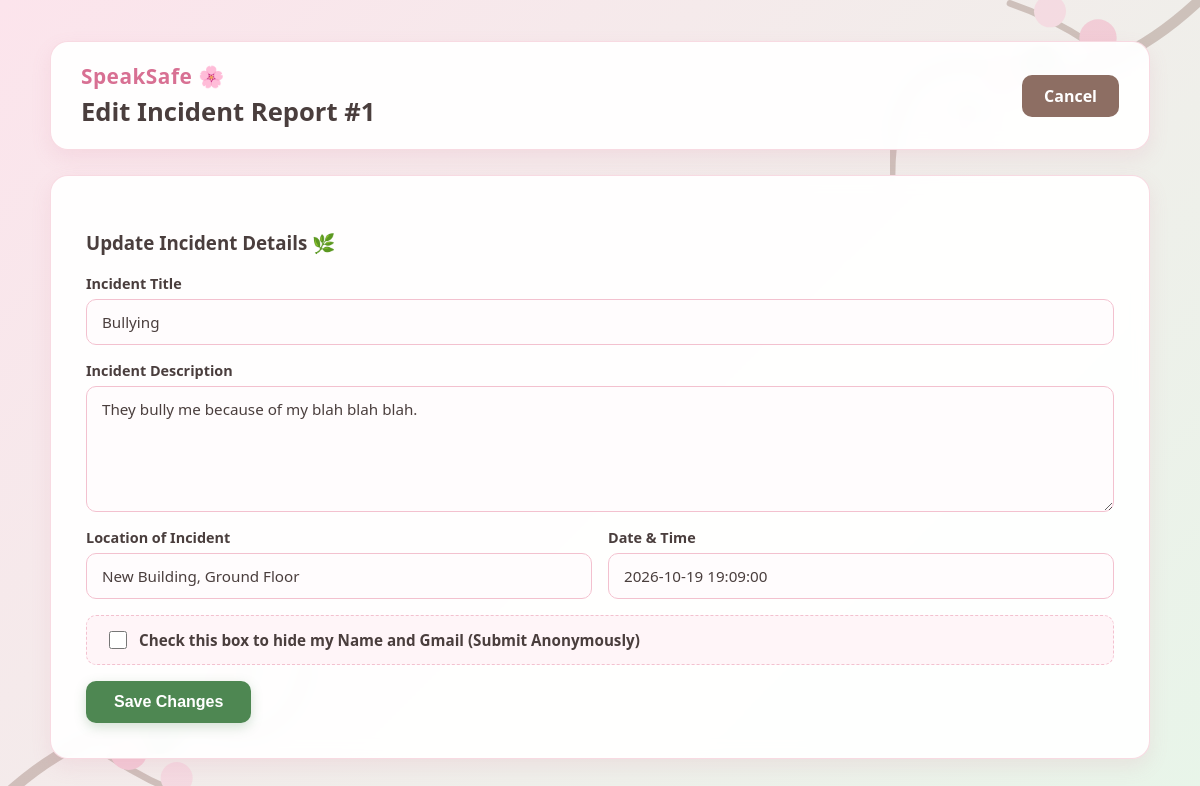
The page /edit_report.php?id=1 (signed in) on the database its author committed.
### tables this page shows
CREATE TABLE `incidents_reports` (
  `report_id` int(11) NOT NULL,
  `user_id` int(11) NOT NULL,
  `title` varchar(150) NOT NULL,
  `description` text NOT NULL,
  `location` varchar(100) NOT NULL,
  `incident_date` datetime NOT NULL,
  `is_anonymous` tinyint(1) DEFAULT 0,
  `status` enum('Pending','Under Review','Resolved') DEFAULT 'Pending',
  `created_at` timestamp NOT NULL DEFAULT current_timestamp()
);

### edit_report.php (the view, shortened to what this page needs)
<?php
require_once 'config/db.php';
$report_id = $_GET['id'];
$user_id = $_SESSION['user_id'];
$user_role = $_SESSION['role'] ?? 'student';
if ($user_role === 'admin' || $user_role === 'council') {
    $stmt = $pdo->prepare("SELECT * FROM incidents_reports WHERE report_id = ?");
    $stmt->execute([$report_id]);
} else {
    $stmt = $pdo->prepare("SELECT * FROM incidents_reports WHERE report_id = ? AND user_id = ?");
    $stmt->execute([$report_id, $user_id]);
}
$report = $stmt->fetch();
?>
<!DOCTYPE html>
<html lang="en">
<head>
    <link rel="stylesheet" href="assets/css/styles.php">
    <link rel="stylesheet" href="https://cdn.jsdelivr.net/npm/flatpickr/dist/flatpickr.min.css">
</head>
<body>
<div class="dashboard-container">
    <div class="header-card">
        <div>
            <div style="font-size: 1.3rem; font-weight: 800; color: #d87093; letter-spacing: 0.5px; margin-bottom: 4px;">
                SpeakSafe 🌸
            </div>
            <h2>Edit Incident Report #<?php echo $report['report_id']; ?></h2>
        </div>
        <a href="dashboard.php" class="btn-cancel">Cancel</a>
    </div>
    <div class="edit-card">
        <h3>Update Incident Details 🌿</h3>
        <form method="POST" action="" class="report-form">
            <div class="form-group">
                <label for="title">Incident Title</label>
                <input type="text" id="title" name="title" class="form-control" value="<?php echo htmlspecialchars($report['title']); ?>" required>
            </div>
            <div class="form-group">
                <label for="description">Incident Description</label>
                <textarea id="description" name="description" class="form-control" rows="5" required><?php echo htmlspecialchars($report['description']); ?></textarea>
            </div>
            <div class="form-row">
                <div class="form-group">
                    <label for="location">Location of Incident</label>
                    <input type="text" id="location" name="location" class="form-control" value="<?php echo htmlspecialchars($report['location']); ?>" required>
                </div>
                <div class="form-group">
                    <label for="incident_date">Date & Time</label>
                    <input type="text" id="incident_date" name="incident_date" class="form-control" value="<?php echo htmlspecialchars($report['incident_date']); ?>" required>
                </div>
            </div>
            <label class="checkbox-card">
                <input type="checkbox" name="is_anonymous" value="1" <?php echo $report['is_anonymous'] == 1 ? 'checked' : ''; ?>>
                <span>Check this box to hide my Name and Gmail (Submit Anonymously)</span>
            </label>
            <button type="submit" name="update_report" class="btn-submit">Save Changes</button>
        </form>
    </div>
</div>
</body>
</html>

### edit_report.php (style rules this page uses)
.edit-card { background: var(--card-bg); backdrop-filter: blur(8px); padding: 35px; border-radius: 18px; box-shadow: 0 8px 20px rgba(216, 112, 147, 0.12); border: 1px solid rgba(243, 193, 207, 0.6); margin-top: 20px; }
.btn-cancel { display: inline-block; background-color: var(--branch-brown); color: white !important; padding: 10px 22px; border-radius: 10px; font-weight: bold; text-decoration: none !important; transition: opacity 0.3s ease; }

### rows shown on the page
incidents_reports: report_id "1", title "Bullying", description "They bully me because of my blah blah blah.", location "New Building, Ground Floor", incident_date "2026-10-19 19:09:00"
